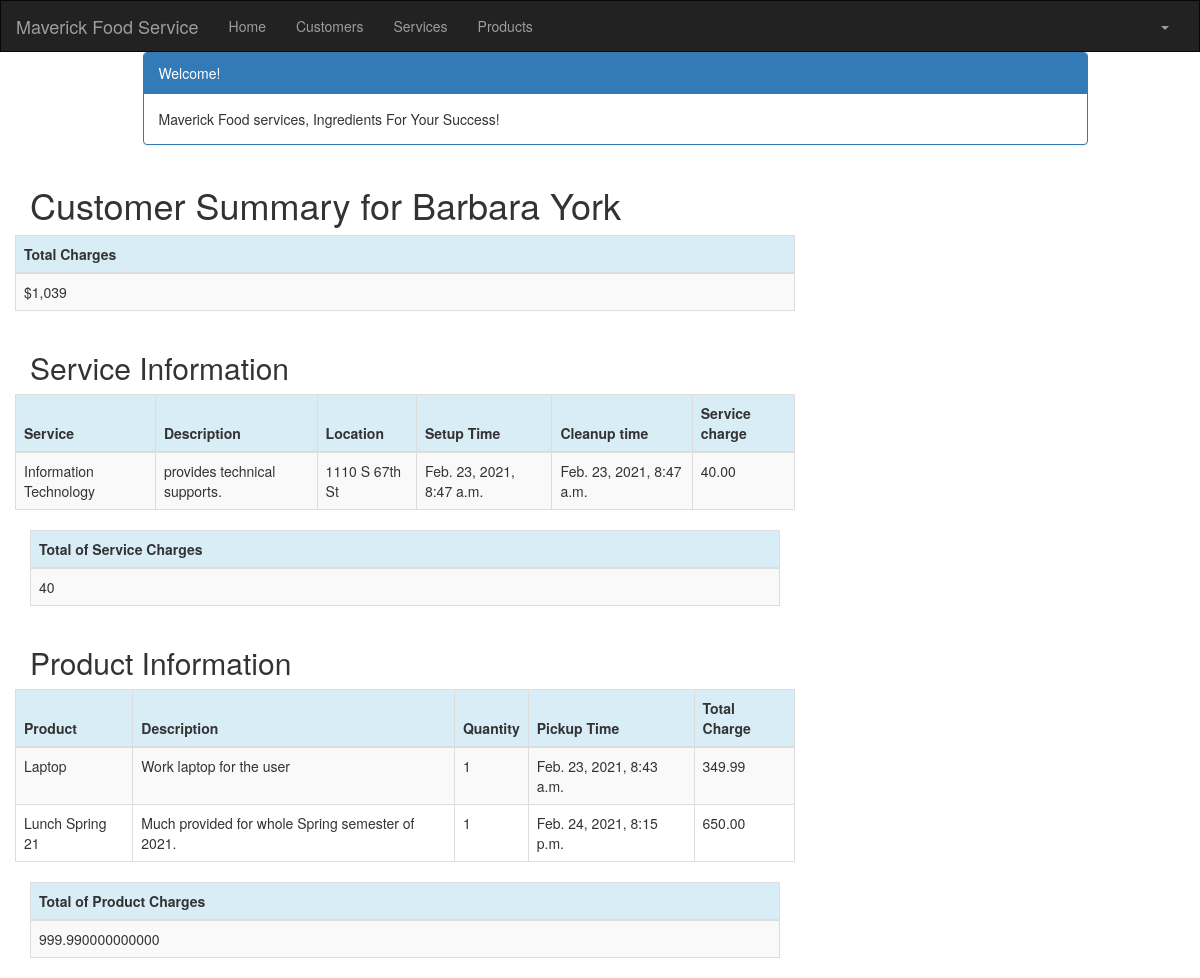
The page /customer/1/summary/ (signed in) on the database its author committed.
### crm/models.py (models this page shows, shortened)
class Customer(models.Model):
    cust_name = models.CharField(max_length=50)
    organization = models.CharField(max_length=100, blank=True)
    role = models.CharField(max_length=100)
    email = models.EmailField(max_length=100)
    bldgroom = models.CharField(max_length=100)
    address = models.CharField(max_length=200)
    account_number = models.IntegerField(blank=False, null=False)
    city = models.CharField(max_length=50)
    state = models.CharField(max_length=50)
    zipcode = models.CharField(max_length=10)
    phone_number = models.CharField(max_length=50)
    created_date = models.DateTimeField(
        default=timezone.now)
    updated_date = models.DateTimeField(auto_now_add=True)

class Service(models.Model):
    cust_name = models.ForeignKey(Customer, on_delete=models.CASCADE, related_name='services')
    service_category = models.CharField(max_length=100)
    description = models.TextField()
    location = models.CharField(max_length=200)
    setup_time = models.DateTimeField(
        default=timezone.now)
    cleanup_time = models.DateTimeField(
        default=timezone.now)
    service_charge = models.DecimalField(max_digits=10, decimal_places=2)
    created_date = models.DateTimeField(
        default=timezone.now)
    updated_date = models.DateTimeField(auto_now_add=True)

class Product(models.Model):
    cust_name = models.ForeignKey(Customer, on_delete=models.CASCADE, related_name='products')
    product = models.CharField(max_length=100)
    p_description = models.TextField()
    quantity = models.IntegerField()
    pickup_time = models.DateTimeField(
        default=timezone.now)
    charge = models.DecimalField(max_digits=10, decimal_places=2)
    created_date = models.DateTimeField(
        default=timezone.now)
    updated_date = models.DateTimeField(auto_now_add=True)

### crm/views.py (the view)
# urls.py: path('customer/<int:pk>/summary/', views.summary, name='summary'),
@login_required
def summary(request, pk):
    customer = get_object_or_404(Customer, pk=pk)
    customers = Customer.objects.filter(created_date__lte=timezone.now())
    services = Service.objects.filter(cust_name=pk)
    products = Product.objects.filter(cust_name=pk)
    sum_service_charge = \
        Service.objects.filter(cust_name=pk).aggregate(Sum('service_charge'))
    sum_product_charge = \
        Product.objects.filter(cust_name=pk).aggregate(Sum('charge'))
    sum = sum_product_charge.get("charge__sum")
    if sum == None:
        sum_product_charge = {'charge__sum': Decimal('0')}
    sum = sum_service_charge.get("service_charge__sum")
    if sum == None:
        sum_service_charge = {'service_charge__sum': Decimal('0')}
    return render(request, 'crm/summary.html', {'customer': customer,
                                                'products': products,
                                                'services': services,
                                                'sum_service_charge': sum_service_charge,
                                                'sum_product_charge': sum_product_charge, })

### crm/templates/crm/summary.html
{% extends 'crm/base.html' %}
{% block content %}
{% load mathfilters %}
{% load humanize %}
<div class="container">
    <div class="row">
        <div class="col-md-10 col-md-offset-1">
            <div class="panel panel-primary">
                <div class="panel-heading">Welcome!</div>
                <div class="panel-body">
                    Maverick Food services, Ingredients For Your Success!
                </div>
            </div>
        </div>
    </div>
</div>
<div class="row">
  <h1 style="padding-left: 15Px">Customer Summary for {{ customer.cust_name }}</h1>
    <div>
    <table class="table table-striped table-bordered table-hover">
        <thead>
            <tr class="bg-info">
                <th>Total Charges</th>
            </tr>
        </thead>
        <tbody>
            <tr>
                <td>${{ sum_service_charge.service_charge__sum|add:sum_product_charge.charge__sum|intcomma }}</td>
            </tr>
        </tbody>
    </table>
    </div>
</div>
    <div class="row">
        <h2 style="padding-left: 15Px">Service Information</h2>
    </div>
    <div class="row">
        <table class="table table-striped table-bordered table-hover">
            <thead>
            <tr class="bg-info">
                <th>Service</th>
                <th>Description</th>
                <th>Location</th>
                <th>Setup Time</th>
                <th>Cleanup time</th>
                <th>Service charge</th>
            </tr>
            </thead>
            <tbody>
            {% for service in services %}
                <tr>
                    <td>{{ service.service_category}}</td>
                    <td>{{ service.description }}</td>
                    <td>{{ service.location }}</td>
                    <td>{{ service.setup_time }}</td>
                    <td>{{ service.cleanup_time }}</td>
                    <td>{{ service.service_charge|intcomma }}</td>
                </tr>
            {% endfor %}
            </tbody>
        </table>
    </div>
        <table class="table table-striped table-bordered table-hover">
        <thead>
            <tr class="bg-info">
                <th>Total of Service Charges</th>
            </tr>
        </thead>
        <tbody>
            <tr>
                <td>{{ sum_service_charge.service_charge__sum|intcomma }}</td>
            </tr>
        </tbody>
    </table>
    <div class="row">
        <h2 style="padding-left: 15Px">Product Information</h2>
    </div>
    <div class="row">
        <table class="table table-striped table-bordered table-hover">
            <thead>
            <tr class="bg-info">
                <th>Product</th>
                <th>Description</th>
                <th>Quantity</th>
                <th>Pickup Time</th>
                <th>Total Charge</th>
            </tr>
            </thead>
            <tbody>
            {% for product in products %}
                <tr>
                    <td>{{ product.product }}</td>
                    <td>{{ product.p_description }}</td>
                    <td>{{ product.quantity|intcomma }}</td>
                    <td>{{ product.pickup_time }}</td>
                    <td>{{ product.charge|intcomma }}</td>
                </tr>
            {% endfor %}
            </tbody>
        </table>
    </div>
        <table class="table table-striped table-bordered table-hover">
        <thead>
            <tr class="bg-info">
                <th>Total of Product Charges</th>
            </tr>
        </thead>
        <tbody>
            <tr>
                <td>{{ sum_product_charge.charge__sum|intcomma }}</td>
            </tr>
        </tbody>
    </table>
{% endblock %}

### rows shown on the page
Customer: cust_name "Barbara York"
Service: service_category "Information Technology", description "provides technical supports.", location "1110 S 67th St", setup_time "Feb. 23, 2021, 8:47 a.m.", cleanup_time "Feb. 23, 2021, 8:47 a.m.", service_charge "40.00"
Product: product "Laptop", p_description "Work laptop for the user", quantity "1", pickup_time "Feb. 23, 2021, 8:43 a.m.", charge "349.99"
Product: product "Lunch Spring 21", p_description "Much provided for whole Spring semester of 2021.", quantity "1", pickup_time "Feb. 24, 2021, 8:15 p.m.", charge "650.00"

### other values the page prints
{{ sum_service_charge.service_charge__sum|intcomma }} "40"
{{ sum_product_charge.charge__sum|intcomma }} "999.990000000000"
